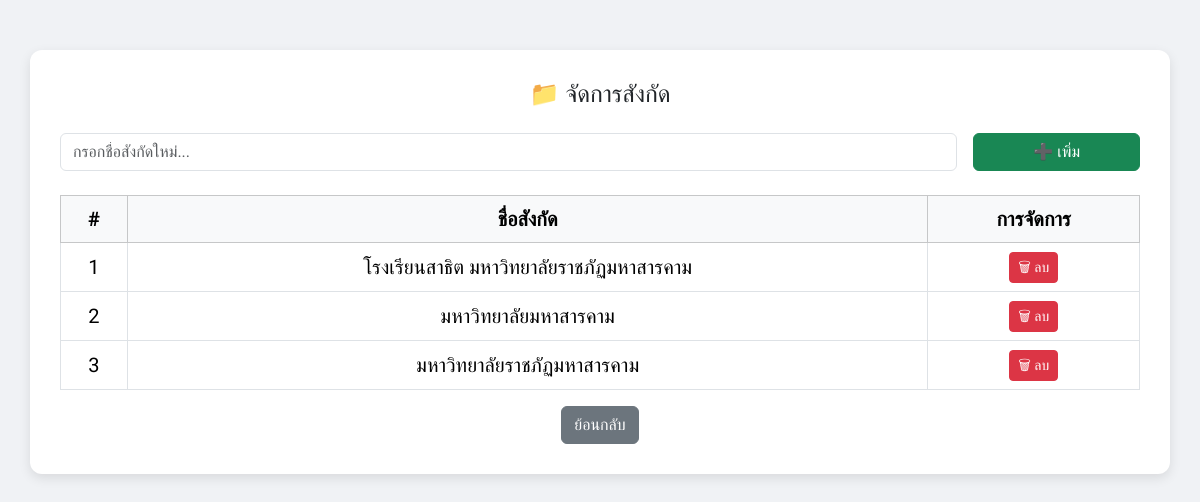
Screenshot of /admin/manage_affiliation.php (signed in) with the database file from the repository.
### tables this page shows
CREATE TABLE `affiliations` (
  `id` int(11) NOT NULL,
  `name` varchar(255) DEFAULT NULL
);

### admin/manage_affiliation.php (the view, shortened to what this page needs)
<?php
include('../config/db.php');
$result = $conn->query("SELECT * FROM affiliations ORDER BY id DESC");
?>
<!DOCTYPE html>
<html lang="th">
<head>
    <link href="https://cdn.jsdelivr.net/npm/bootstrap@5.3.2/dist/css/bootstrap.min.css" rel="stylesheet">
</head>
<body>
<div class="container">
    <h4 class="mb-4 text-center">📁 จัดการสังกัด</h4>
    <form method="post" class="row g-3 mb-4">
        <div class="col-md-10">
            <input type="text" name="name" class="form-control" placeholder="กรอกชื่อสังกัดใหม่..." required>
        </div>
        <div class="col-md-2 d-grid">
            <button type="submit" name="add" class="btn btn-success">➕ เพิ่ม</button>
        </div>
    </form>
    <table class="table table-bordered text-center align-middle">
        <thead class="table-light">
            <tr>
                <th>#</th>
                <th>ชื่อสังกัด</th>
                <th>การจัดการ</th>
            </tr>
        </thead>
        <tbody>
            <?php $i = 1; while ($row = $result->fetch_assoc()): ?>
                <tr>
                    <td><?= $i++ ?></td>
                    <td><?= htmlspecialchars($row['name']) ?></td>
                    <td>
                        <a href="?delete=<?= $row['id'] ?>" onclick="return confirm('ยืนยันการลบ?')" class="btn btn-sm btn-danger">🗑 ลบ</a>
                    </td>
                </tr>
            <?php endwhile; ?>
        </tbody>
    </table>
    <div class="text-center mt-3">
        <a href="dashboard.php" class="btn btn-secondary">ย้อนกลับ</a>
    </div>
</div>
</body>
</html>

### admin/manage_affiliation.php (style rules this page uses)
body { font-family: 'Sarabun', sans-serif; background-color: #f0f2f5; font-size: 20px; }
.container { margin-top: 50px; background: white; padding: 30px; border-radius: 12px; box-shadow: 0 4px 12px rgba(0,0,0,0.1); }

### rows the page displays
affiliations: name "โรงเรียนสาธิต มหาวิทยาลัยราชภัฏมหาสารคาม"
affiliations: name "มหาวิทยาลัยมหาสารคาม"
affiliations: name "มหาวิทยาลัยราชภัฏมหาสารคาม"
